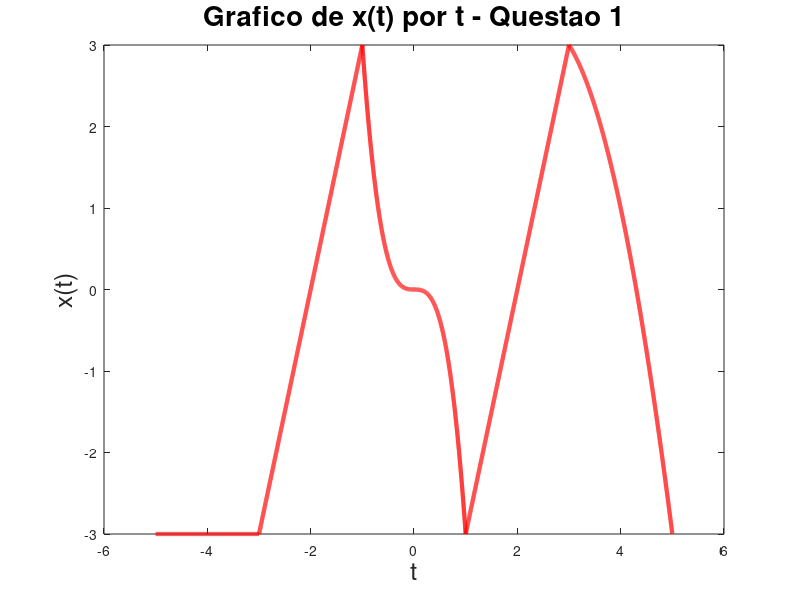

The MATLAB source for this figure:
% Programa da primeira questao do trabalho de sinais e sistemas
% 2022.2

% Intervalos
dt=0.001;

% Dados basicos
t1=-5:dt:-3-dt; x1=0*t1-3;
t2=-3:dt:-1-dt; x2=3*t2+6;
t3=-1:dt:1-dt; x3=-3*t3.^3;
t4=1:dt:3-dt; x4=3*t4-6;
t5=3:dt:5-dt; x5=-t5.^2+5*t5-3;

% Concatenando e plotando
t=[t1 t2 t3 t4 t5]; x=[x1 x2 x3 x4 x5];
plot(t, x, "r", "linewidth", 3);

title("Grafico de x(t) por t - Questao 1", "fontsize", 20);
xlabel("t", "fontsize", 18);
ylabel("x(t)", "fontsize", 18);
